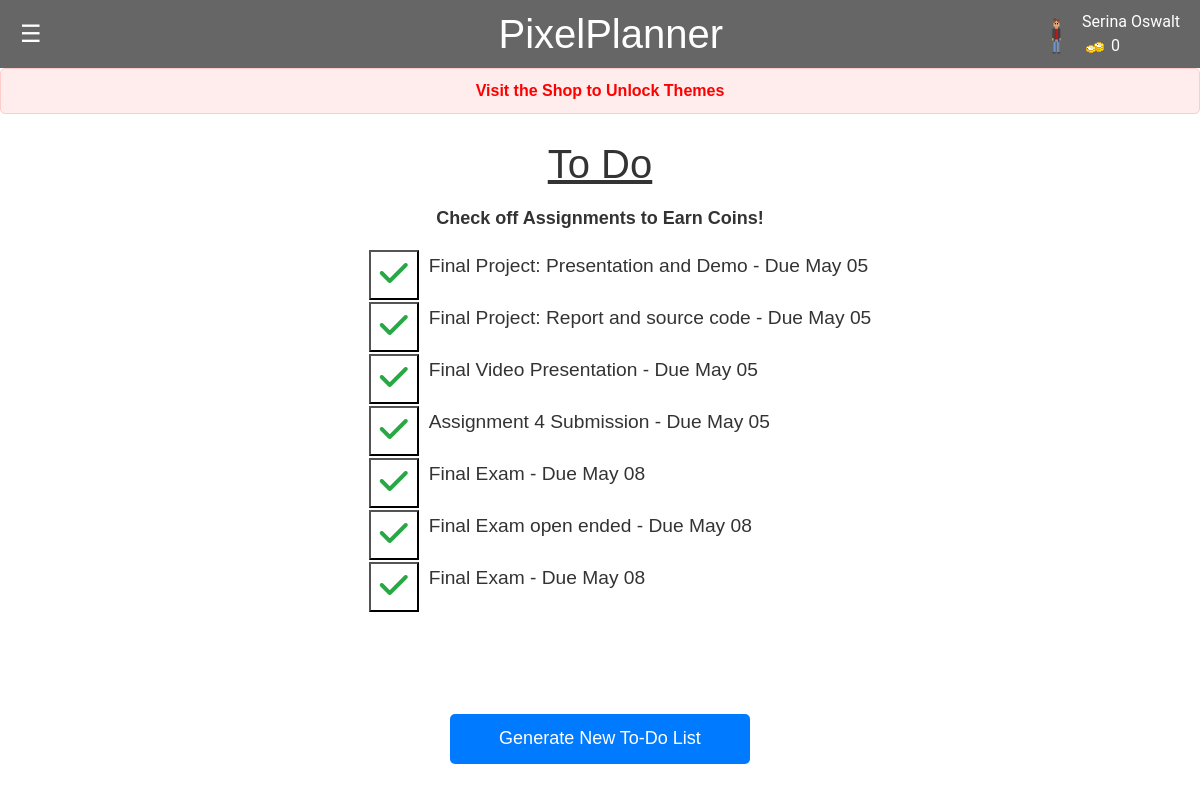
/todo (signed in), run on the app's committed database.
### app.py (models this page shows, shortened)
class User(db.Model):
    id = db.Column(db.Integer, primary_key=True)
    name = db.Column(db.String(100), nullable=False)
    email = db.Column(db.String(100), unique=True)
    password = db.Column(db.String(100))
    canvas_api_key = db.Column(db.String(255))
    course_codes_list = db.Column(db.String(255))
    avatar = db.Column(db.String(255))
    coins = db.Column(db.Integer)
    color_picker_unlocked = db.Column(db.Boolean, default=False)
    user_items = db.relationship('UserItem', backref='user', lazy=True, cascade="all, delete, delete-orphan")

class Todo(db.Model):
    assignmentID = db.Column(db.Integer, primary_key=True)
    assignmentName = db.Column(db.String(255))
    def __repr__(self):
        return self.assignmentName

### app.py (the view)
@app.route('/todo')
def todo():
    if 'email' not in session:
        flash('Please log in to access the dashboard.')
        return redirect(url_for('login'))
    user = User.query.filter_by(email=session['email']).first()
    tasks = Todo.query.all()
    return render_template('todo.html', assignments = tasks, user=user)

### templates/todo.html (shortened to what this page needs)
<!DOCTYPE html>
<html lang="en">
<head>
    <link rel="stylesheet" href="https://cdn.jsdelivr.net/npm/bootstrap@4.6.2/dist/css/bootstrap.min.css">
    <link rel="stylesheet" href="/static/css/styles.css">
    <link rel="stylesheet" href="https://cdnjs.cloudflare.com/ajax/libs/font-awesome/6.2.0/css/all.min.css">
</head>
<header>
    <div class="menu-icon" onmouseover="openNav()" onmouseout="closeNav()">&#9776;</div>
    <h1>PixelPlanner</h1>
    <div class="profile-info">
        <img src="{{ url_for('static', filename='images/' + user.avatar) }}" alt="User Avatar" class="avatar">
        <div class="player-info">
            <span class="player-name">{{session.get('user_name', 'Guest')}}</span>
            <span class="player-coins"><img src="{{ url_for('static', filename='images/coin.png') }}" alt="Coin"> {{
                user.coins }}</span>
        </div>
</header>
{% if user.color_picker_unlocked %}
<form class="color-picker">
    <fieldset>
        <legend class="visually-hidden">Pick a color scheme</legend>
        <label for="light" class="visually-hidden">Light Theme</label>
        <input type="radio" name="theme" id="light" checked>
        <label for="pink" class="visually-hidden">Pink Theme</label>
        <input type="radio" name="theme" id="pink">
        <label for="blue" class="visually-hidden">Blue Theme</label>
        <input type="radio" name="theme" id="blue">
        <label for="green" class="visually-hidden">Green</label>
        <input type="radio" name="theme" id="green">
        <label for="dark" class="visually-hidden">Dark</label>
        <input type="radio" name="theme" id="dark">
    </fieldset>
</form>
{% else %}
<p class="locked-feature-notice">Visit the Shop to Unlock Themes</p>
{% endif %}
<body>
    <div class="todoPageContent">
        <h1 class="todoHeader">To Do</h1>
        <h4 class="todoSubheading">Check off Assignments to Earn Coins!</h4>
        <ul class="todoList">
            {% for assignment in assignments %}
                <li class="todoItem"><a href="/delete/{{assignment.assignmentID}}"><button class="checkButton"><i class="fa-solid fa-check"></i></button></a><p>{{ assignment }}</p></li>
            {% endfor %}
        </ul>
        <a href="/generateList"><button class="newListButton">Generate New To-Do List</button></a>
    </div>
</body>
</html>

### static/css/styles.css (style rules this page uses)
body, html { height: 100%; margin: 0; padding: 0; font-family: Arial, sans-serif; background-color: var(--bg-color); color: var(--text-color); }
body, html { margin: 0; padding: 0; font-family: Arial, sans-serif; }
header { display: flex; justify-content: space-between; align-items: center; background-color: var(--notification-text-color); padding: 10px 20px; position: relative; }
header h1 { margin: 0; flex-grow: 1; text-align: center; color: var(--bg-color) }
.menu-icon { cursor: pointer; font-size: 24px; color: var(--bg-color); }
.profile-info { display: flex; align-items: center; position: absolute; top: 10px; right: 20px; font-family: 'Roboto', sans-serif; color: var(--bg-color); }
.avatar { height: 50px; width: auto; border-radius: 50%; }
.player-info { display: flex; flex-direction: column; margin-left: 10px }
body { font-family: Arial, sans-serif; background-color: var(--bg-color); margin: 0; padding: 0; }
.todoPageContent { display: flex; flex-direction: column; align-items: center; }
.todoHeader { margin-bottom: 20px; margin-top: 10px; text-decoration: underline; font-family: Arial, sans-serif; color: var(--todo-header-color); }
.todoSubheading { margin-bottom: 20px; font-size: large; font-weight: bold; }
.todoList { margin-bottom: 100px; }
.todoItem { display: flex; flex-direction: row; align-items: center; font-size: larger; font-family: Arial, sans-serif; margin-bottom:2px; margin-bottom: 2px; }
.checkButton { margin-right: 10px; height: 50px; font-weight: bold; font-size: medium; width:50px; width: 50px; background-color: white; }
.fa-solid { color: #28a745; font-size: xx-large; }
.newListButton { width: 300px; height: 50px; font-size: large; background-color: #007bff; color:white; border:none; color: white; border: none; border-radius: 5px; }
.todoItem { display: flex; flex-direction: row; }
:root { --bg-color: #fff; --text-color: #333; --link-color: #007bff; --hover-bg-color: #cccccc; --hover-text-decoration: underline; --notification-text-color: #666; --border-color: #eee; --event-color: #666; }
a { color: var(--link-color); }
.locked-feature-notice { color: #ff0000; font-weight: bold; padding: 10px; background-color: #ffecec; border: 1px solid #ffcccc; border-radius: 5px; text-align: center; }

### data on the page
User: avatar (picture), get "Serina Oswalt", coins "0"
Todo: assignmentName "Final Project: Presentation and Demo - Due May 05"
Todo: assignmentName "Final Project: Report and source code - Due May 05"
Todo: assignmentName "Final Video Presentation - Due May 05"
Todo: assignmentName "Assignment 4 Submission - Due May 05"
Todo: assignmentName "Final Exam - Due May 08"
Todo: assignmentName "Final Exam open ended - Due May 08"
Todo: assignmentName "Final Exam - Due May 08"
